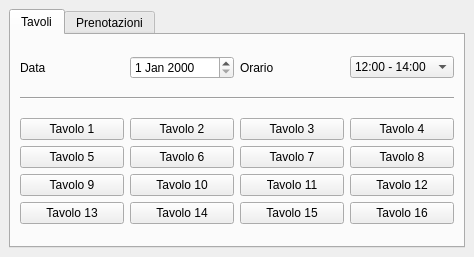
<?xml version="1.0" encoding="UTF-8"?>
<ui version="4.0">
 <class>MainWindow</class>
 <widget class="QMainWindow" name="MainWindow">
  <property name="geometry">
   <rect>
    <x>0</x>
    <y>0</y>
    <width>449</width>
    <height>257</height>
   </rect>
  </property>
  <property name="windowTitle">
   <string>MainWindow</string>
  </property>
  <widget class="QWidget" name="centralwidget">
   <layout class="QGridLayout" name="gridLayout">
    <item row="0" column="0">
     <widget class="QTabWidget" name="tabWidget">
      <property name="currentIndex">
       <number>0</number>
      </property>
      <widget class="QWidget" name="tab">
       <attribute name="title">
        <string>Tavoli</string>
       </attribute>
       <layout class="QVBoxLayout" name="verticalLayout_2">
        <item>
         <layout class="QHBoxLayout" name="horizontalLayout_3">
          <item>
           <widget class="QLabel" name="label">
            <property name="text">
             <string>Data</string>
            </property>
           </widget>
          </item>
          <item>
           <widget class="QDateEdit" name="dateEdit_2"/>
          </item>
          <item>
           <widget class="QLabel" name="label_2">
            <property name="text">
             <string>Orario</string>
            </property>
           </widget>
          </item>
          <item>
           <widget class="QComboBox" name="comboBox_2">
            <item>
             <property name="text">
              <string>12:00 - 14:00</string>
             </property>
            </item>
            <item>
             <property name="text">
              <string>14:00 - 16:00</string>
             </property>
            </item>
            <item>
             <property name="text">
              <string>18:00 - 20:00</string>
             </property>
            </item>
            <item>
             <property name="text">
              <string>20:00 - 22:00</string>
             </property>
            </item>
            <item>
             <property name="text">
              <string>22:00 - 24:00</string>
             </property>
            </item>
           </widget>
          </item>
         </layout>
        </item>
        <item>
         <widget class="Line" name="line">
          <property name="orientation">
           <enum>Qt::Horizontal</enum>
          </property>
         </widget>
        </item>
        <item>
         <layout class="QGridLayout" name="gridLayout_2">
          <item row="1" column="1">
           <widget class="QPushButton" name="pushButton_2">
            <property name="text">
             <string>Tavolo 2</string>
            </property>
           </widget>
          </item>
          <item row="1" column="3">
           <widget class="QPushButton" name="pushButton_13">
            <property name="text">
             <string>Tavolo 4</string>
            </property>
           </widget>
          </item>
          <item row="4" column="3">
           <widget class="QPushButton" name="pushButton_16">
            <property name="text">
             <string>Tavolo 16</string>
            </property>
           </widget>
          </item>
          <item row="2" column="0">
           <widget class="QPushButton" name="pushButton_3">
            <property name="text">
             <string>Tavolo 5</string>
            </property>
           </widget>
          </item>
          <item row="2" column="2">
           <widget class="QPushButton" name="pushButton_8">
            <property name="text">
             <string>Tavolo 7</string>
            </property>
           </widget>
          </item>
          <item row="1" column="0">
           <widget class="QPushButton" name="pushButton">
            <property name="text">
             <string>Tavolo 1</string>
            </property>
           </widget>
          </item>
          <item row="3" column="3">
           <widget class="QPushButton" name="pushButton_15">
            <property name="text">
             <string>Tavolo 12</string>
            </property>
           </widget>
          </item>
          <item row="4" column="2">
           <widget class="QPushButton" name="pushButton_12">
            <property name="text">
             <string>Tavolo 15</string>
            </property>
           </widget>
          </item>
          <item row="2" column="3">
           <widget class="QPushButton" name="pushButton_14">
            <property name="text">
             <string>Tavolo 8</string>
            </property>
           </widget>
          </item>
          <item row="3" column="2">
           <widget class="QPushButton" name="pushButton_9">
            <property name="text">
             <string>Tavolo 11</string>
            </property>
           </widget>
          </item>
          <item row="2" column="1">
           <widget class="QPushButton" name="pushButton_4">
            <property name="text">
             <string>Tavolo 6</string>
            </property>
           </widget>
          </item>
          <item row="3" column="1">
           <widget class="QPushButton" name="pushButton_6">
            <property name="text">
             <string>Tavolo 10</string>
            </property>
           </widget>
          </item>
          <item row="1" column="2">
           <widget class="QPushButton" name="pushButton_7">
            <property name="text">
             <string>Tavolo 3</string>
            </property>
           </widget>
          </item>
          <item row="3" column="0">
           <widget class="QPushButton" name="pushButton_5">
            <property name="text">
             <string>Tavolo 9</string>
            </property>
           </widget>
          </item>
          <item row="4" column="1">
           <widget class="QPushButton" name="pushButton_11">
            <property name="text">
             <string>Tavolo 14</string>
            </property>
           </widget>
          </item>
          <item row="4" column="0">
           <widget class="QPushButton" name="pushButton_10">
            <property name="text">
             <string>Tavolo 13</string>
            </property>
           </widget>
          </item>
         </layout>
        </item>
       </layout>
      </widget>
      <widget class="QWidget" name="mostra">
       <attribute name="title">
        <string>Prenotazioni</string>
       </attribute>
       <layout class="QVBoxLayout" name="verticalLayout">
        <item>
         <layout class="QHBoxLayout" name="horizontalLayout">
          <item>
           <widget class="QLabel" name="label_5">
            <property name="text">
             <string>Tavolo</string>
            </property>
           </widget>
          </item>
          <item>
           <widget class="QComboBox" name="comboBox">
            <item>
             <property name="text">
              <string>Tavolo 1</string>
             </property>
            </item>
            <item>
             <property name="text">
              <string>Tavolo 2</string>
             </property>
            </item>
            <item>
             <property name="text">
              <string>Tavolo 3</string>
             </property>
            </item>
            <item>
             <property name="text">
              <string>Tavolo 4</string>
             </property>
            </item>
            <item>
             <property name="text">
              <string>Tavolo 5</string>
             </property>
            </item>
            <item>
             <property name="text">
              <string>Tavolo 6</string>
             </property>
            </item>
            <item>
             <property name="text">
              <string>Tavolo 7</string>
             </property>
            </item>
            <item>
             <property name="text">
              <string>Tavolo 8</string>
             </property>
            </item>
            <item>
             <property name="text">
              <string>Tavolo 9</string>
             </property>
            </item>
            <item>
             <property name="text">
              <string>Tavolo 10</string>
             </property>
            </item>
            <item>
             <property name="text">
              <string>Tavolo 11</string>
             </property>
            </item>
            <item>
             <property name="text">
              <string>Tavolo 12</string>
             </property>
            </item>
            <item>
             <property name="text">
              <string>Tavolo 13</string>
             </property>
            </item>
            <item>
             <property name="text">
              <string>Tavolo 14</string>
             </property>
            </item>
            <item>
             <property name="text">
              <string>Tavolo 15</string>
             </property>
            </item>
            <item>
             <property name="text">
              <string>Tavolo 16</string>
             </property>
            </item>
           </widget>
          </item>
          <item>
           <widget class="Line" name="line_3">
            <property name="frameShadow">
             <enum>QFrame::Raised</enum>
            </property>
            <property name="orientation">
             <enum>Qt::Vertical</enum>
            </property>
           </widget>
          </item>
          <item>
           <widget class="QLabel" name="label_3">
            <property name="text">
             <string>Giorno</string>
            </property>
           </widget>
          </item>
          <item>
           <widget class="QDateEdit" name="dateEdit"/>
          </item>
          <item>
           <widget class="Line" name="line_4">
            <property name="frameShadow">
             <enum>QFrame::Raised</enum>
            </property>
            <property name="orientation">
             <enum>Qt::Vertical</enum>
            </property>
           </widget>
          </item>
          <item>
           <widget class="QLabel" name="label_4">
            <property name="text">
             <string>Orario</string>
            </property>
           </widget>
          </item>
          <item>
           <widget class="QComboBox" name="comboBox_3">
            <item>
             <property name="text">
              <string>Tutti</string>
             </property>
            </item>
            <item>
             <property name="text">
              <string>12:00 - 14:00</string>
             </property>
            </item>
            <item>
             <property name="text">
              <string>14:00 - 16:00</string>
             </property>
            </item>
            <item>
             <property name="text">
              <string>18:00 - 20:00</string>
             </property>
            </item>
            <item>
             <property name="text">
              <string>20:00 - 22:00</string>
             </property>
            </item>
            <item>
             <property name="text">
              <string>22:00 - 24:00</string>
             </property>
            </item>
           </widget>
          </item>
         </layout>
        </item>
        <item>
         <widget class="Line" name="line_2">
          <property name="frameShadow">
           <enum>QFrame::Plain</enum>
          </property>
          <property name="orientation">
           <enum>Qt::Horizontal</enum>
          </property>
         </widget>
        </item>
        <item>
         <widget class="QTableWidget" name="tableWidget">
          <property name="frameShadow">
           <enum>QFrame::Sunken</enum>
          </property>
          <column>
           <property name="text">
            <string>Nominativo</string>
           </property>
          </column>
          <column>
           <property name="text">
            <string>Camera</string>
           </property>
          </column>
          <column>
           <property name="text">
            <string>Persone</string>
           </property>
          </column>
          <column>
           <property name="text">
            <string>Data</string>
           </property>
          </column>
          <column>
           <property name="text">
            <string>Ora</string>
           </property>
          </column>
         </widget>
        </item>
       </layout>
      </widget>
     </widget>
    </item>
   </layout>
  </widget>
 </widget>
 <resources/>
 <connections/>
</ui>
